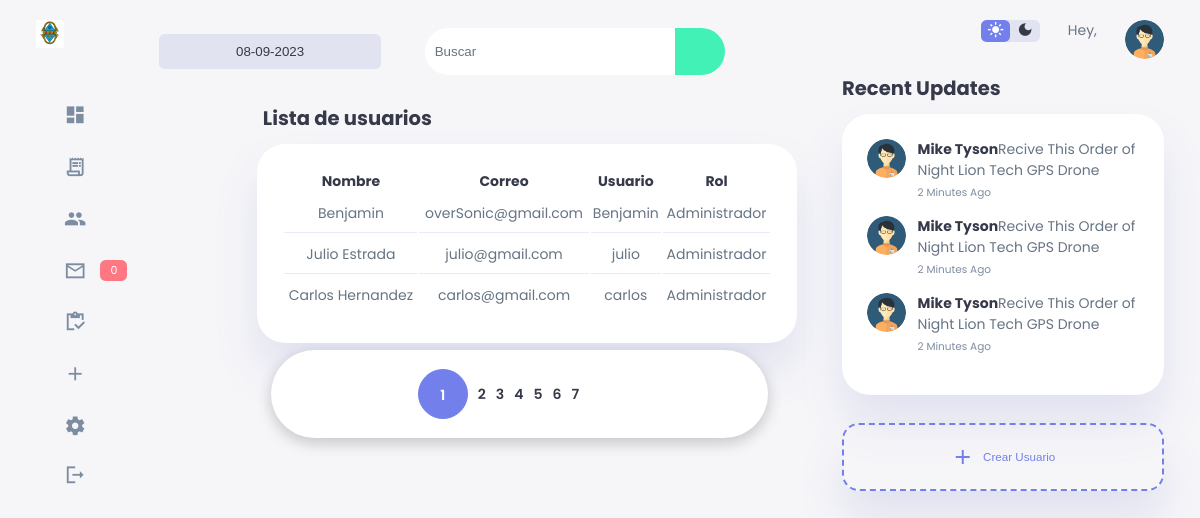
Screenshot of /sistema/lista_usuarios.php with the database file from the repository.
### tables this page shows
CREATE TABLE `usuario` (
  `idusuario` int(11) NOT NULL,
  `nombre` varchar(50) DEFAULT NULL,
  `correo` varchar(100) DEFAULT NULL,
  `usuario` varchar(15) DEFAULT NULL,
  `clave` varchar(100) DEFAULT NULL,
  `rol` int(11) DEFAULT NULL,
  `estatus` int(11) NOT NULL DEFAULT 1
);

CREATE TABLE `rol` (
  `idrol` int(11) NOT NULL,
  `rol` varchar(20) DEFAULT NULL
);

### sistema/resourses/header.php (called while the page is built)
<?php  include "resourses/nav.php" ?>

### sistema/lista_usuarios.php (the view, shortened to what this page needs)
<!DOCTYPE html>
<html lang="en">
<head>
    <?php include "resourses/scripts.php" ?>
    <link rel="stylesheet" href="css/media.css">
</head>
<body>
    <div class="container">
    <?php include "resourses/header.php" ?>
    <main>
    <div class="date">
        <input type="text" value="<?php $date =date("d-m-Y"); echo $date;  ?>" name="" id="date">
    </div>
    <form action="busqueda_usuario.php" method="get" class="form_search">
            <input type="text" name="busqueda" id="busqueda" placeholder="Buscar" >
            <button type="submit" class="btn_search"><i class="fas fa-search fa-sm"></i></button>
        </form>
    <div class="recent-orders">
        <h2>Lista de usuarios</h2>
        <table>
            <thead>
            <tr>
                <th>Nombre</th>
                <th>Correo</th>
                <th>Usuario</th>
                <th>Rol</th>
            </tr>
            </thead>
            <?php
            $sql_register = mysqli_query($conexion, "SELECT COUNT(*) AS total_registro FROM usuario WHERE estatus = 1");
            $result_register = mysqli_fetch_array($sql_register);
            $total_registro = $result_register['total_registro'];
            $por_pagina = 3;
            if (empty($_GET['pagina'])) {
                $pagina = 1;
            }else{
                $pagina = $_GET['pagina'];
            }
            $desde = ($pagina-1) *  $por_pagina;
            $total_paginas = ceil($total_registro / $por_pagina);
            $query = mysqli_query($conexion,"SELECT u.idusuario, u.nombre, u.correo, u.usuario, r.rol FROM usuario u INNER JOIN rol r ON u.rol = r.idrol WHERE estatus = 1 ORDER BY u.idusuario ASC LIMIT $desde, $por_pagina ");
            $result = mysqli_num_rows($query);
            if ($result > 0) {
                while ($data = mysqli_fetch_array($query)) {
                    ?>
                    <tr>
                        <td><?php echo $data['nombre']; ?></td>
                        <td><?php echo $data['correo']; ?></td>
                        <td><?php echo $data['usuario']; ?></td>
                        <td><?php echo $data['rol']; ?></td>
            </tr>
            <?php
        }
    }
    ?>
        </table>
        <div class="paginador">
            <ul>
                <?php
                for ($i=1; $i <= $total_paginas; $i++) {
                    if ($i == $pagina) {
                        echo '<li class="pageSelected">'.$i.'</li>';
                    }else {
                        echo '<li><a href="?pagina='.$i.'">'.$i.'</a></li>';
                    }
                }
                if ($pagina != $total_paginas) {
                ?>
                <li><a href="?pagina=<?php echo $pagina + 1;?>"><i class="fas fa-angle-double-right"></i></a></li>
                <li><a href="?pagina=<?php echo $total_paginas;?>"><i class="fas fa-step-forward"></i></a></li>
                <?php } ?>
            </ul>
        </div>
    </div>
</main>
<div class="right">
    <div class="top">
        <div class="theme-toggler">
            <span class="material-icons-sharp active">light_mode</span>
            <span class="material-icons-sharp">dark_mode</span>
        </div>
        <div class="profile">
            <div class="info">
            <p>Hey, <b><?php echo $_SESSION['nombre']; ?></b></p>
            </div>
            <div class="profile-photo">
                <img src="img/user.png" alt="user">
            </div>
        </div>
    </div>
    <div class="recent-updates">
        <h2>Recent Updates</h2>
        <div class="updates">
            <div class="update">
                <div class="profile-photo">
                    <img src="img/user.png" alt="updates">
                </div>
                <div class="message">
                    <p><b>Mike Tyson</b>Recive This Order of Night Lion Tech GPS Drone</p>
                    <small class="text-muted">2 Minutes Ago</small>
                </div>
            </div>
            <div class="update">
                <div class="profile-photo">
                    <img src="img/user.png" alt="updates">
                </div>
                <div class="message">
                    <p><b>Mike Tyson</b>Recive This Order of Night Lion Tech GPS Drone</p>
                    <small class="text-muted">2 Minutes Ago</small>
                </div>
            </div>
            <div class="update">
                <div class="profile-photo">
                    <img src="img/user.png" alt="updates">
                </div>
                <div class="message">
                    <p><b>Mike Tyson</b>Recive This Order of Night Lion Tech GPS Drone</p>
                    <small class="text-muted">2 Minutes Ago</small>
                </div>
            </div>
        </div>
    </div>
    <div class="sales-analytics">
        <div class="item add-product">
        <button type="button" id="btnCrear" class="primary bg-transparent">
            <div>
                <span class="material-icons-sharp">add</span>
                <h3>Crear Usuario</h3>
            </div>
            </button>
        </div>
    </div>
</div>
    </div>
</body>
</html>

### sistema/resourses/scripts.php (shortened to what this page needs)
<link rel="stylesheet" href="css/modal.css">
<link rel="stylesheet" href="css/dashboard.css">

### sistema/resourses/nav.php (shortened to what this page needs)
<?php
include "../php/conexion.php";
$sql = "SELECT * FROM mensaje WHERE para='".$_SESSION['user']."' and leido IS NULL";
$res = mysqli_query($conexion, $sql) or die("error");
$tot = mysqli_num_rows($res);
?>
<aside>
            <div class="top">
                <div class="logo">
                    <img src="img/ponsca.png" alt="user">
                </div>
            </div>
            <div class="sidebar">
                <a href="index.php" class="a ">
                    <span class="material-icons-sharp">dashboard</span>
                </a>
                <a href="ventas.php" class="a">
                    <span class="material-icons-sharp">receipt_long</span>
                </a>
                <a href="lista_clientes.php" class="a">
                    <span class="material-icons-sharp">people</span>
                </a>
                <a href="msg_dashboard.php" class="a">
                    <span class="material-icons-sharp">mail_outline</span>
                    <span class="message-count"><?php echo $tot; ?></span>
                </a>
                <a href="lista_productos.php" class="a">
                    <span class="material-icons-sharp">inventory</span>
                </a>
                <a href="nueva_venta.php" class="a">
                    <span class="material-icons-sharp">add</span>
                </a>
                <a href="config.php" class="a">
                    <span class="material-icons-sharp">settings</span>
                </a>
                <a href="salir.php">
                    <span class="material-icons-sharp">logout</span>
                </a>
            </div>
        </aside>

### sistema/css/modal.css (style rules this page uses)
.sales-analytics button { background: transparent !important; }

### sistema/css/media.css (style rules this page uses)
@media screen and (max-width:1200px) { .container { width: 94%; grid-template-columns: 7rem auto 23rem; } }
@media screen and (max-width:1200px) { aside .sidebar a { width: 5.6rem; } }
@media screen and (max-width:1200px) { aside .sidebar a:last-child { position: relative; margin-top: 1.8rem; } }
@media screen and (max-width:1200px) { main .recent-orders { width: 94%; position: absolute; left: 50%; transform: translateX(-50%); margin: 2rem 0 0 0.8rem; } }
@media screen and (max-width:1200px) { main .recent-orders h2 { margin-bottom: 0.8rem; margin-left: 11em; } }
@media screen and (max-width:1200px) { main .recent-orders table { width: 45vw; margin-left: 15em; } }
@media screen and (max-width:1200px) { .paginador ul { padding: 5px 7px; width: 44%; margin-left: 16em; } }

### rows the page displays
usuario: nombre "Benjamin", correo "overSonic@gmail.com", usuario "Benjamin", rol.rol "Administrador"
usuario: nombre "Julio Estrada", correo "julio@gmail.com", usuario "julio", rol.rol "Administrador"
usuario: nombre "Carlos Hernandez", correo "carlos@gmail.com", usuario "carlos", rol.rol "Administrador"

### other values shown
$tot "0"
